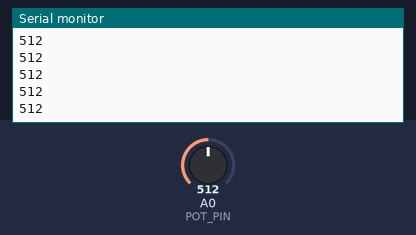
Recording of a sketch running on a simulated Arduino Uno, built with avr-gcc and run on an emulated ATmega328P. Shown: the last lines printed to the serial monitor. The test bench sets the inputs (shaded band); at power-on: A0 (POT_PIN) = 512.

Above: at 1.2 s.
1.3 s: A0 (POT_PIN) set to 716
At 2.0 s:
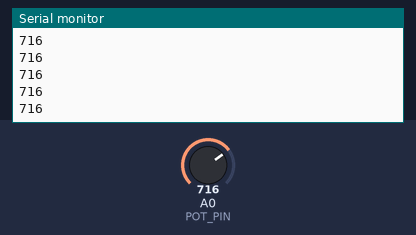
2.8 s: A0 (POT_PIN) set to 900
At 3.4 s:
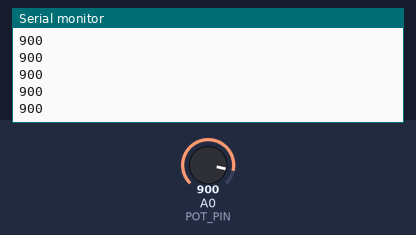
Timing chart, 0 to 5.8 s (numbered marks = the images above; inputs shaded):
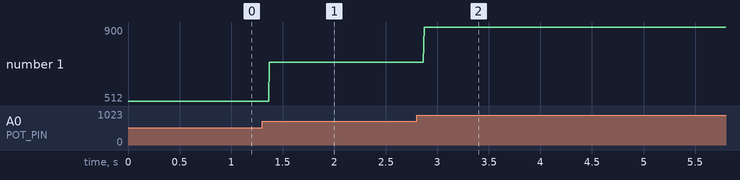

Measured:
- after the input at 1.3 s, the serial monitor: prints a new line after 0.07 s (image 1)
- after the input at 2.8 s, the serial monitor: prints a new line after 0.07 s (image 2)
- plotted number 1: 512 → 716 after the input at 1.3 s, 716 → 900 after the input at 2.8 s

The sketch:

potentiometer.ino
```cpp
const int POT_PIN = A0;
int potVal = 0;

void setup() {
    pinMode(POT_PIN, INPUT);
    Serial.begin(9600);
}

void loop() {
    potVal = analogRead(POT_PIN);
    Serial.println(potVal);
}
```
